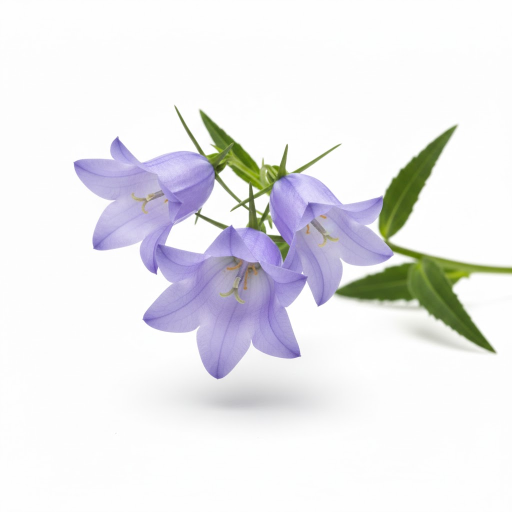
#> input picture recunoastere-plante/data/raw/clopotel/clopotel (1).jpg, 1024 x 1024 px (shown at 1/2 size)
$ python -i preprocesare_planta.py   (imports and definitions only)
#> lines starting #> are read from the running program, lines starting #| are printed output that depends on the picture; after the words box and inside, x2 and y2 are one past the last pixel; in counts of white or black regions, pixels touching at a corner belong together
import cv2
import numpy as np


def _dynamic_rect_from_hsv(img_bgr):
    """
    Încearcă să găsească zona plantei pe baza saturației/verdeții (HSV),
    apoi returnează un bounding rect "umflat" (padding).
    Dacă nu reușește, întoarce None.
    """
    h, w = img_bgr.shape[:2]
    hsv = cv2.cvtColor(img_bgr, cv2.COLOR_BGR2HSV)

    # Praguri "safe" pentru vegetație (nu perfecte, dar bune ca inițializare)
    # Ajustate să prindă și plante mai puțin verzi (AI images / lumină ciudată)
    lower = np.array([15, 25, 25], dtype=np.uint8)
    upper = np.array([100, 255, 255], dtype=np.uint8)
    mask = cv2.inRange(hsv, lower, upper)

    # Curățare
    kernel = np.ones((5, 5), np.uint8)
    mask = cv2.morphologyEx(mask, cv2.MORPH_OPEN, kernel, iterations=1)
    mask = cv2.morphologyEx(mask, cv2.MORPH_CLOSE, kernel, iterations=2)

    # Dacă e prea puțin foreground, abandonăm
    if cv2.countNonZero(mask) < int(0.01 * h * w):
        return None

    contours, _ = cv2.findContours(mask, cv2.RETR_EXTERNAL, cv2.CHAIN_APPROX_SIMPLE)
    if not contours:
        return None

    # Ia cel mai mare contur (cel mai probabil planta)
    c = max(contours, key=cv2.contourArea)
    x, y, rw, rh = cv2.boundingRect(c)

    # Padding (umflăm dreptunghiul ca să nu tăiem frunze)
    pad_x = int(0.08 * w)
    pad_y = int(0.08 * h)

    x1 = max(0, x - pad_x)
    y1 = max(0, y - pad_y)
    x2 = min(w - 1, x + rw + pad_x)
    y2 = min(h - 1, y + rh + pad_y)

    rect = (x1, y1, x2 - x1, y2 - y1)

    # Rect invalid? (rare)
    if rect[2] <= 2 or rect[3] <= 2:
        return None

    return rect


def remove_background_grabcut(img_bgr, iterations=8):
    """
    Elimină fundalul folosind GrabCut:
    - încearcă rect dinamic (din HSV)
    - dacă nu merge, folosește fallback rect procentual
    - folosește și o mască inițială (seed) pentru stabilitate
    Returnează: (img_no_bg_bgr, mask_255)
    """
    h, w = img_bgr.shape[:2]

    # 1) rect dinamic (preferat)
    rect = _dynamic_rect_from_hsv(img_bgr)

    # 2) fallback dacă nu găsim rect dinamic
    if rect is None:
        rect = (int(w * 0.05), int(h * 0.15), int(w * 0.90), int(h * 0.80))

    # Inițializăm masca:
    # - default: probabil background
    mask = np.full((h, w), cv2.GC_PR_BGD, dtype=np.uint8)

    x, y, rw, rh = rect
    x2, y2 = x + rw, y + rh

    # În interiorul rect-ului: probabil foreground
    mask[y:y2, x:x2] = cv2.GC_PR_FGD

    # Un mic nucleu central: sigur foreground (ajută să nu „mănânce” obiectul)
    cx1 = x + int(0.25 * rw)
    cy1 = y + int(0.25 * rh)
    cx2 = x + int(0.75 * rw)
    cy2 = y + int(0.75 * rh)
    mask[cy1:cy2, cx1:cx2] = cv2.GC_FGD

    bgModel = np.zeros((1, 65), np.float64)
    fgModel = np.zeros((1, 65), np.float64)

    # IMPORTANT: inițializăm cu mască (mai stabil decât doar rect)
    cv2.grabCut(img_bgr, mask, None, bgModel, fgModel, iterations, cv2.GC_INIT_WITH_MASK)

    # mască finală binară: 255 = plantă, 0 = fundal
    mask2 = np.where((mask == cv2.GC_FGD) | (mask == cv2.GC_PR_FGD), 255, 0).astype("uint8")

    # Dacă masca e goală (rare), fallback: nu scoatem nimic
    if cv2.countNonZero(mask2) < 10:
        mask2 = np.full((h, w), 255, dtype=np.uint8)

    rezultat = cv2.bitwise_and(img_bgr, img_bgr, mask=mask2)
    return rezultat, mask2


def crop_to_content(mask_255, img_bgr):
    """
    Decupează imaginea pe zona non-zero din mască.
    Dacă masca e goală, întoarce imaginea originală.
    """
    coords = cv2.findNonZero(mask_255)
    if coords is None:
        return img_bgr

    x, y, w, h = cv2.boundingRect(coords)

    # fallback dacă boundingRect e suspect
    if w <= 2 or h <= 2:
        return img_bgr

    return img_bgr[y:y + h, x:x + w]


def resize_keep_ratio(img_bgr, target=150):
    """
    Resize la target x target păstrând aspect ratio (letterbox pe fundal negru).
    """
    h, w = img_bgr.shape[:2]
    if h == 0 or w == 0:
        return np.zeros((target, target, 3), dtype=np.uint8)

    scale = target / max(h, w)
    new_w, new_h = max(1, int(w * scale)), max(1, int(h * scale))

    resized = cv2.resize(img_bgr, (new_w, new_h), interpolation=cv2.INTER_AREA)

    result = np.zeros((target, target, 3), dtype=np.uint8)
    x_offset = (target - new_w) // 2
    y_offset = (target - new_h) // 2

    result[y_offset:y_offset + new_h, x_offset:x_offset + new_w] = resized
    return result


def preprocesare_planta(path_imagine, afiseaza=False, dim=(500, 500)):
    """
    Pipeline: resize stabil -> GrabCut (mai robust) -> crop -> resize 150x150 păstrând forma.
    Returnează imaginea finală BGR (pentru cv2.imwrite).
    """
#> called with path_imagine = '../../data/raw/clopotel/clopotel (1).jpg', afiseaza = False, dim = (500, 500)
    img = cv2.imread(path_imagine)
#> img is the input picture: shape (1024, 1024, 3); mean B, G, R 236.3, 233.5, 233.7
    if img is None:
        raise ValueError(f"Imaginea nu a putut fi încărcată: {path_imagine}")

    # Resize inițial (stabilizează parametrii pentru GrabCut)
    img_resized = cv2.resize(img, dim, interpolation=cv2.INTER_AREA)

    # 1) Scoatem background-ul (GrabCut robust)
    img_no_bg, mask_bg = remove_background_grabcut(img_resized, iterations=8)
#> in _dynamic_rect_from_hsv, `hsv = cv2.cvtColor(img_bgr, cv2.COLOR_BGR2HSV)`: hsv: shape (500, 500, 3); mean H, S, V 23.9, 15.4, 240
#> in _dynamic_rect_from_hsv, `mask = cv2.inRange(hsv, lower, upper)`:
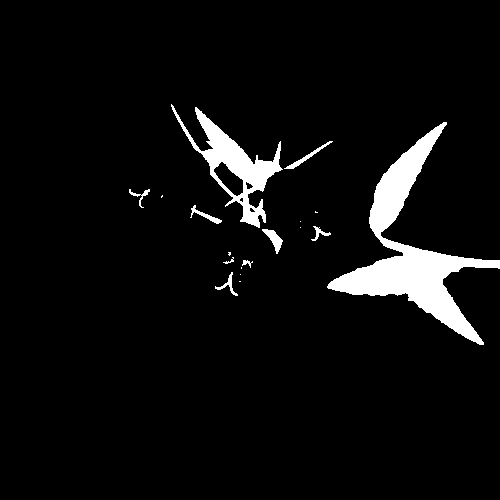
#> mask: shape (500, 500); 5.3% white; 18 white regions (8 under 20 px), largest, box (x1, y1, x2, y2) and area: (327, 122, 500, 345) 8998, (171, 104, 283, 228) 3370, (262, 229, 283, 254) 212
#> in _dynamic_rect_from_hsv, `mask = cv2.morphologyEx(mask, cv2.MORPH_OPEN, kernel, iterations=1)`: mask: shape (500, 500); 4.8% white; 6 white regions, box (x1, y1, x2, y2) and area: (328, 238, 500, 344) 6109, (369, 126, 442, 237) 2826, (197, 111, 280, 190) 2317, (241, 189, 264, 226) 409, (266, 230, 282, 250) 183, (233, 196, 240, 201) 35
#> in _dynamic_rect_from_hsv, `mask = cv2.morphologyEx(mask, cv2.MORPH_CLOSE, kernel, iterations=2)`:
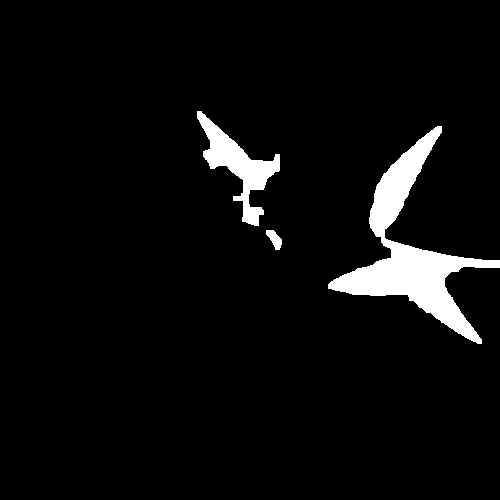
#> mask: shape (500, 500); 4.9% white; 3 white regions
#> in _dynamic_rect_from_hsv, `contours, _ = cv2.findContours(mask, cv2.RETR_EXTERNAL, cv2.CHAIN_APPR..`: contours = 3 contours; box (x1, y1, x2, y2) and area: (328, 126, 500, 344) 8696, (197, 111, 280, 226) 2726, (266, 230, 282, 250) 158
#> in _dynamic_rect_from_hsv, `c = max(contours, key=cv2.contourArea)`: c = contour of 322 points, box (x1, y1, x2, y2) (328, 126, 500, 344), area 8696
#> in _dynamic_rect_from_hsv, `x, y, rw, rh = cv2.boundingRect(c)`: x = 328; y = 126; rw = 172; rh = 218
#> in _dynamic_rect_from_hsv, `x1 = max(0, x - pad_x)`: x1 = 288
#> in _dynamic_rect_from_hsv, `y1 = max(0, y - pad_y)`: y1 = 86
#> in _dynamic_rect_from_hsv, `x2 = min(w - 1, x + rw + pad_x)`: x2 = 499
#> in _dynamic_rect_from_hsv, `y2 = min(h - 1, y + rh + pad_y)`: y2 = 384
#> in _dynamic_rect_from_hsv, `rect = (x1, y1, x2 - x1, y2 - y1)`: rect = (288, 86, 211, 298)
#> in remove_background_grabcut, `x, y, rw, rh = rect`: x = 288; y = 86; rw = 211; rh = 298
#> in remove_background_grabcut, `x2, y2 = x + rw, y + rh`: x2 = 499; y2 = 384
#> in remove_background_grabcut, `cx1 = x + int(0.25 * rw)`: cx1 = 340
#> in remove_background_grabcut, `cy1 = y + int(0.25 * rh)`: cy1 = 160
#> in remove_background_grabcut, `cx2 = x + int(0.75 * rw)`: cx2 = 446
#> in remove_background_grabcut, `cy2 = y + int(0.75 * rh)`: cy2 = 309
#> in remove_background_grabcut, `rezultat = cv2.bitwise_and(img_bgr, img_bgr, mask=mask2)`:
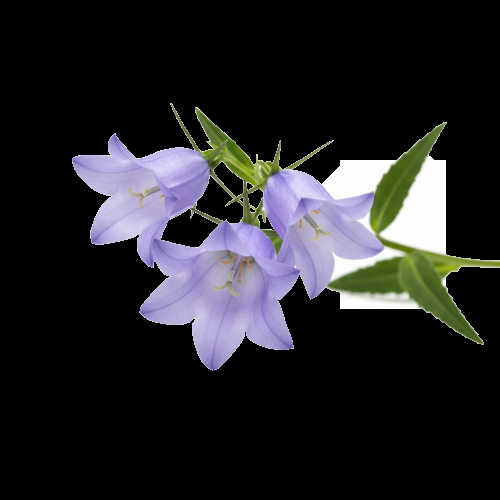
#> rezultat: shape (500, 500, 3); mean B, G, R 38.8, 35.9, 36.2
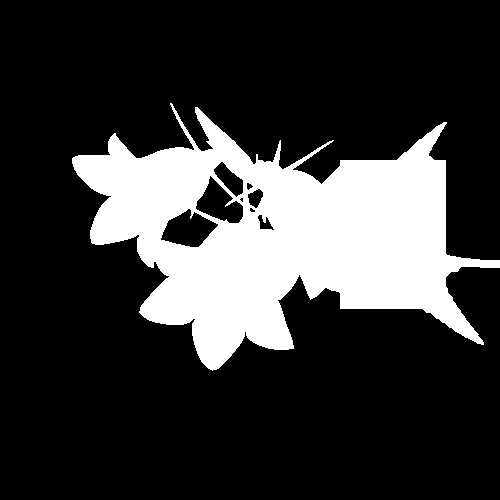
#> mask_bg: shape (500, 500); 21.5% white; 1 white region, box (x1, y1, x2, y2) and area: (72, 103, 500, 371) 53810

    # 2) Decupăm doar zona plantei
    cropped = crop_to_content(mask_bg, img_no_bg)
#> in crop_to_content, `coords = cv2.findNonZero(mask_255)`: coords = contour of 53810 points, box (x1, y1, x2, y2) (72, 103, 500, 371), area 22442
#> in crop_to_content, `x, y, w, h = cv2.boundingRect(coords)`: x = 72; y = 103; w = 428; h = 268
#> in crop_to_content, `return img_bgr[y:y + h, x:x + w]`:
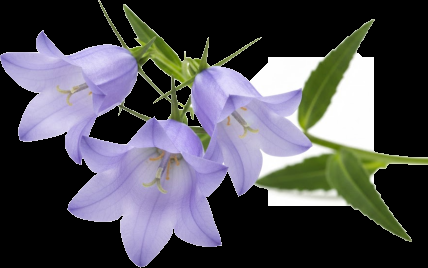
#> returned value: shape (268, 428, 3); mean of channels 0, 1, 2 84.5, 78.2, 78.8; drawn as B, G, R

    # 3) Resize final la 150x150 păstrând forma
    final_img = resize_keep_ratio(cropped, target=150)
#> in resize_keep_ratio, `resized = cv2.resize(img_bgr, (new_w, new_h), interpolation=cv2.INTER_..`:
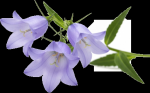
#> resized: shape (93, 150, 3); mean B, G, R 84.5, 78.2, 78.8
#> in resize_keep_ratio, `result[y_offset:y_offset + new_h, x_offset:x_offset + new_w] = resized`:
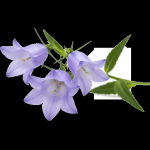
#> result: shape (150, 150, 3); mean B, G, R 52.4, 48.5, 48.9

    # Afișăm doar original (resized) + final
    if afiseaza:
        cv2.imshow("Imagine originală (resize pentru stabilitate)", img_resized)
        cv2.imshow("Imagine finală fără background (150x150)", final_img)
        cv2.waitKey(0)
        cv2.destroyAllWindows()

    return final_img

>>> result = preprocesare_planta('../../data/raw/clopotel/clopotel (1).jpg')

$ run again, on recunoastere-plante/data/raw/clopotel/clopotel (10).jpg
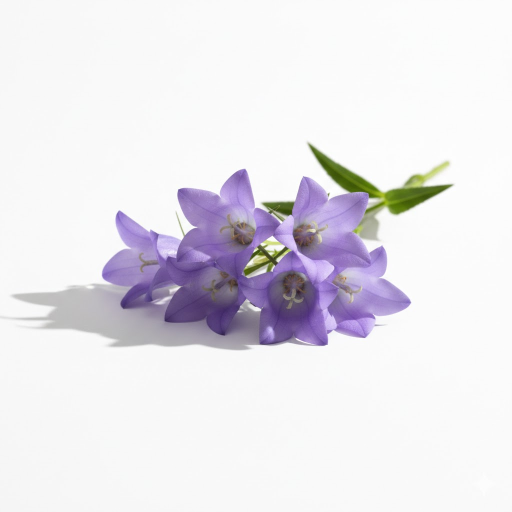
#> input picture recunoastere-plante/data/raw/clopotel/clopotel (10).jpg, 1024 x 1024 px (shown at 1/2 size)
#> in preprocesare_planta, img is the input picture: shape (1024, 1024, 3); mean B, G, R 235.1, 229.5, 232
#> hsv: shape (500, 500, 3); mean H, S, V 22.9, 12.8, 236.5
#> in _dynamic_rect_from_hsv, `mask = cv2.morphologyEx(mask, cv2.MORPH_CLOSE, kernel, iterations=2)`:
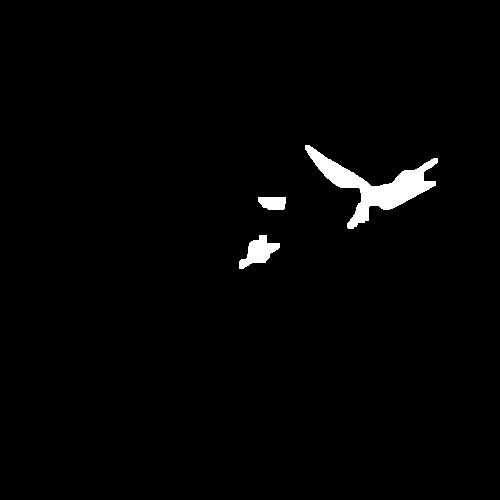
#> mask: shape (500, 500); 1.7% white; 3 white regions
#> contours = 3 contours; box (x1, y1, x2, y2) and area: (305, 145, 438, 229) 2976, (239, 235, 280, 269) 624, (258, 197, 286, 210) 284
#> c = contour of 189 points, box (x1, y1, x2, y2) (305, 145, 438, 229), area 2976
#> in _dynamic_rect_from_hsv, `x, y, rw, rh = cv2.boundingRect(c)`: x = 305; y = 145; rw = 133; rh = 84
#> x1 = 265
#> y1 = 105
#> in _dynamic_rect_from_hsv, `x2 = min(w - 1, x + rw + pad_x)`: x2 = 478
#> in _dynamic_rect_from_hsv, `y2 = min(h - 1, y + rh + pad_y)`: y2 = 269
#> in _dynamic_rect_from_hsv, `rect = (x1, y1, x2 - x1, y2 - y1)`: rect = (265, 105, 213, 164)
#> in remove_background_grabcut, `x, y, rw, rh = rect`: x = 265; y = 105; rw = 213; rh = 164
#> in remove_background_grabcut, `x2, y2 = x + rw, y + rh`: x2 = 478; y2 = 269
#> cx1 = 318
#> cy1 = 146
#> cx2 = 424
#> cy2 = 228
#> mask_bg: shape (500, 500); 16.5% white; 1 white region, box (x1, y1, x2, y2) and area: (99, 139, 443, 341) 41255
#> coords = contour of 41255 points, box (x1, y1, x2, y2) (99, 139, 443, 341), area 1746
#> in crop_to_content, `x, y, w, h = cv2.boundingRect(coords)`: x = 99; y = 139; w = 344; h = 202
#> in resize_keep_ratio, `result[y_offset:y_offset + new_h, x_offset:x_offset + new_w] = resized`:
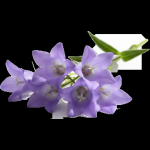
#> result: shape (150, 150, 3); mean B, G, R 60.4, 48.9, 54
